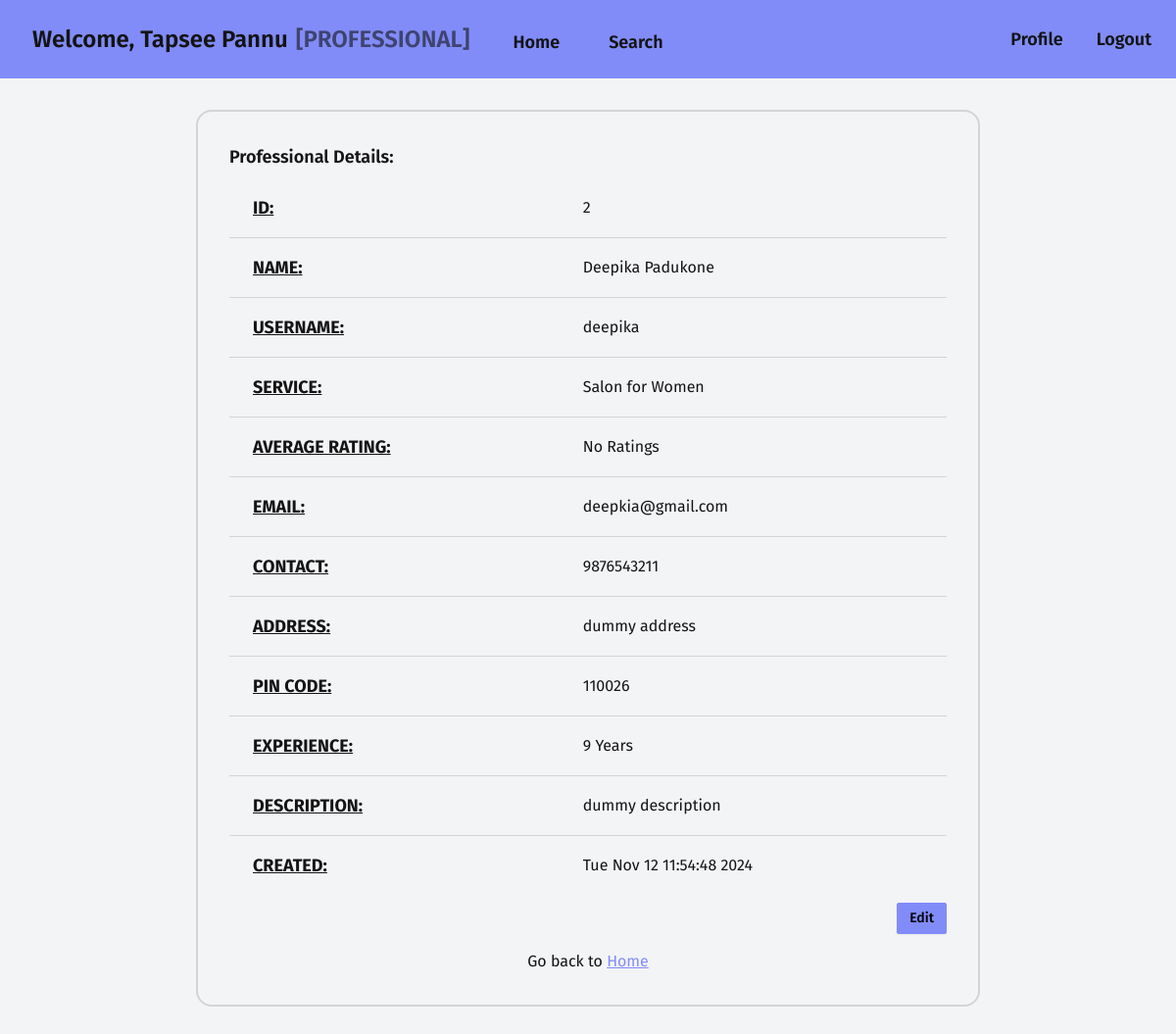
The app's page /professional/profile/2 (signed in) with its own data.
### models.py (models this page shows, shortened)
class User(db.Model, UserMixin):
    __tablename__ = 'user'
    id: Mapped[int] = mapped_column(
        Integer, primary_key=True, autoincrement="auto")
    fullname: Mapped[str] = mapped_column(String(200))
    username: Mapped[str] = mapped_column(String(30), unique=True)
    email: Mapped[str] = mapped_column(String(200), unique=True)
    password: Mapped[str] = mapped_column(String(40))
    role: Mapped[str] = mapped_column(String(200))
    def get_prof(self):
        sql = select(Professional).join(User).where(
            Professional.user_id == self.id)
        result = db.session.scalars(sql).first()
        return result

class Professional(db.Model):
    __tablename__ = 'professional'
    id: Mapped[int] = mapped_column(
        Integer, primary_key=True, autoincrement="auto")
    user_id: Mapped[int] = mapped_column(ForeignKey("user.id"))
    user: Mapped["User"] = relationship(cascade="all,delete")
    contact: Mapped[str] = mapped_column(String(10), unique=True)
    address: Mapped[str] = mapped_column(Text)
    pincode: Mapped[str] = mapped_column(String(6))
    experience: Mapped[int] = mapped_column(Integer)
    description: Mapped[str] = mapped_column(Text)
    approval: Mapped[Optional[str]] = mapped_column(String, default="PENDING")
    service_id: Mapped[int] = mapped_column(ForeignKey("service.id"))
    service: Mapped["Service"] = relationship(back_populates="professionals")
    created: Mapped[Optional[datetime]] = mapped_column(
        DateTime, server_default=func.now())
    updated: Mapped[Optional[datetime]] = mapped_column(
        DateTime, default=func.now(), onupdate=func.now())
    def get_avg_rating(self):
        sql = select(func.avg(ServiceRequest.rating), func.count()).where(
            ServiceRequest.service_id == self.service_id,
            ServiceRequest.professional_id == self.id,
            ServiceRequest.status == "CLOSED"
        ).group_by(ServiceRequest.service_id)
        result = db.session.execute(sql).first()
        if not result:
            return "No Ratings"
        avg, count = result
        return f"{round(avg, 2)} ({count} ratings)"

class Service(db.Model):
    __tablename__ = 'service'
    id: Mapped[int] = mapped_column(
        Integer, primary_key=True, autoincrement="auto")
    name: Mapped[str] = mapped_column(String(200))
    price: Mapped[int] = mapped_column(Integer)
    timereq: Mapped[Optional[int]] = mapped_column(Integer)  # in hours
    description: Mapped[str] = mapped_column(Text)
    professionals: Mapped[List["Professional"]
                          ] = relationship(back_populates="service")
    created: Mapped[Optional[datetime]] = mapped_column(
        DateTime, server_default=func.now())
    updated: Mapped[Optional[datetime]] = mapped_column(
        DateTime, default=func.now(), onupdate=func.now())

### views.py (the view)
@app.route("/professional/profile/<prof_id>")
def professional_profile(prof_id):
    prof = get_with_id(Professional, prof_id)
    if not prof:
        return redirect(url_for('not_found'))
    return render_template("professional/profile.html", prof=prof)

### login.py (called while the page is built)
@login_manager.user_loader
def load_user(id):
    user = get_with_id(User, int(id))
    if user:
        return user
    else:
        return None

### models.py (called while the page is built)
def get_with_id(model, pkid):
    sql = select(model).where(model.id == pkid)
    result = db.session.scalars(sql).first()
    return result

### templates/professional/profile.html (shortened to what this page needs)
{% extends "base/professional/loggedin.html" %}
{% block content %}
<section class="w-2/3 card card-bordered border-2">
  <div class="card-body">
    {% if prof %}
    <h2 class="card-title text-lg">Professional Details:</h2>
    <table class="table table-lg">
      <tbody>
        <tr>
          <td class="text-lg font-bold underline">ID:</td>
          <td>{{ prof.id }}</td>
        </tr>
        <tr>
          <td class="text-lg font-bold underline">NAME:</td>
          <td>{{ prof.user.fullname }}</td>
        </tr>
        <tr>
          <td class="text-lg font-bold underline">USERNAME:</td>
          <td>{{ prof.user.username }}</td>
        </tr>
        <tr>
          <td class="text-lg font-bold underline">SERVICE:</td>
          <td>{{ prof.service.name }}</td>
        </tr>
        <tr>
          <td class="text-lg font-bold underline">AVERAGE RATING:</td>
          <td>{{ prof.get_avg_rating() }}</td>
        </tr>
        <tr>
          <td class="text-lg font-bold underline">EMAIL:</td>
          <td>{{ prof.user.email }}</td>
        </tr>
        <tr>
          <td class="text-lg font-bold underline">CONTACT:</td>
          <td>{{ prof.contact }}</td>
        </tr>
        <tr>
          <td class="text-lg font-bold underline">ADDRESS:</td>
          <td>{{ prof.address }}</td>
        </tr>
        <tr>
          <td class="text-lg font-bold underline">PIN CODE:</td>
          <td>{{ prof.pincode }}</td>
        </tr>
        <tr>
          <td class="text-lg font-bold underline">EXPERIENCE:</td>
          <td>{{ prof.experience }} Years</td>
        </tr>
        <tr>
          <td class="text-lg font-bold underline">DESCRIPTION:</td>
          <td>{{ prof.description }}</td>
        </tr>
        <tr>
          <td class="text-lg font-bold underline">CREATED:</td>
          <td>{{ prof.created.ctime() }}</td>
        </tr>
      </tbody>
    </table>
    <div class="flex items-center justify-end gap-2">
      <a href="{{ url_for('professional_edit', prof_id=prof.id) }}">
        <button class="btn btn-sm btn-primary">Edit</button>
      </a>
    </div>
    {% else %}
    <p class="text-center text-lg font-bold">Requested professional not found</p>
    {% endif %}
    <p class="text-center pt-2">
      Go back to <a href="{{ url_for('professional_home', user_id=current_user.id) }}" class="link link-primary">Home</a>
    </p>
  </div>
</section>
{% endblock %}

### templates/base/professional/loggedin.html (shortened to what this page needs)
<!DOCTYPE html>
<html lang="en">
  <head>
    <link rel="stylesheet" href="{{ url_for('static', filename='styles/main.css') }}">
  </head>
  <body>
    <div class="font-fira">
      <nav class="navbar bg-primary">
        <div class="navbar-start">
          <a href="#" class="btn btn-lg btn-ghost text-2xl">
            Welcome, {{ current_user.fullname }} <span class="opacity-60">[PROFESSIONAL]</span>
          </a>
        </div>
        <div class="navbar-center">
          <ul class="menu menu-lg menu-horizontal">
            <li><a href="{{ url_for('professional_home', user_id=current_user.id) }}" class="btn btn-ghost">Home</a></li>
            <li><a href="{{ url_for('professional_search', prof_id=current_user.get_prof().id) }}" class="btn btn-ghost">Search</a></li>
          </ul>
        </div>
        <div class="navbar-end">
          <a href="{{ url_for('professional_profile', prof_id=current_user.get_prof().id) }}" class="btn btn-ghost text-lg">Profile</a>
          <a href="{{ url_for('logout') }}" class="btn btn-ghost text-lg"> Logout </a>
        </div>
      </nav>
      <div class="flex flex-col mt-8 mb-24 gap-8 items-center justify-center">
        {% block content %}{% endblock %}
      </div>
    </div>
  </body>
</html>

### records on screen
User: fullname "Tapsee Pannu"
Professional: id "2", contact "9876543211", address "dummy address", pincode "110026", experience "9", description "dummy description", created.ctime "Tue Nov 12 11:54:48 2024"
User: user.fullname "Deepika Padukone", user.username "deepika", user.email "deepkia@gmail.com"
Service: service.name "Salon for Women"

### other values on screen
{{ prof.get_avg_rating() }} "No Ratings"
